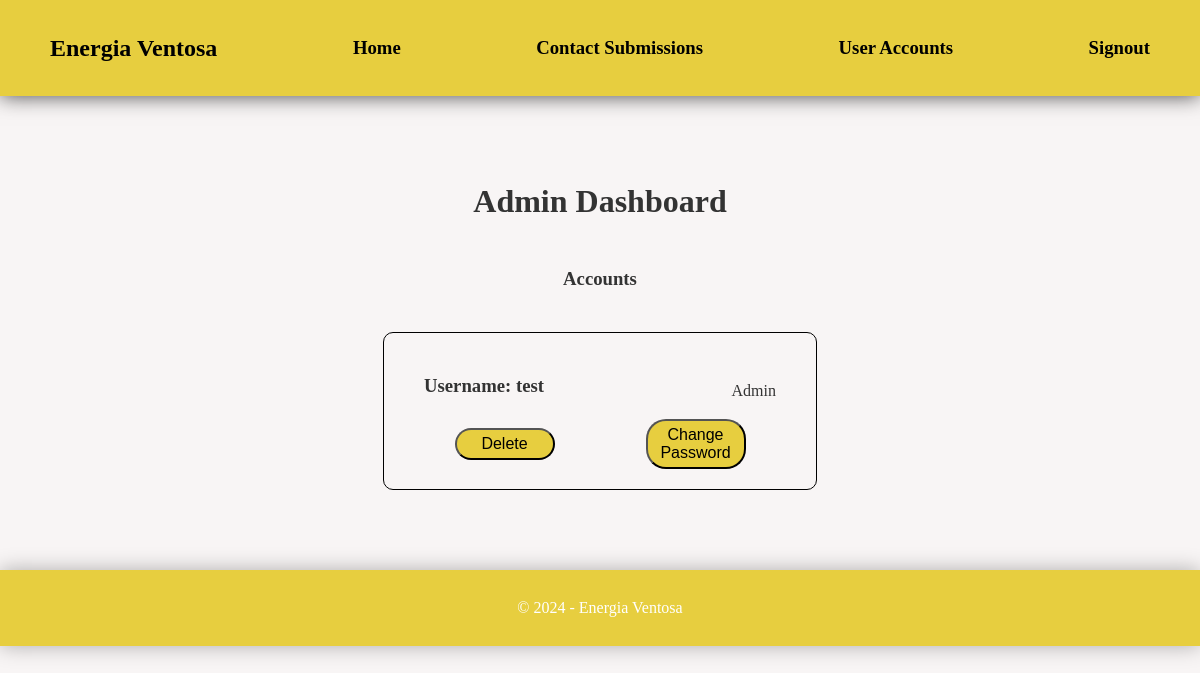
Before: /accounts (signed in) with the older database file.
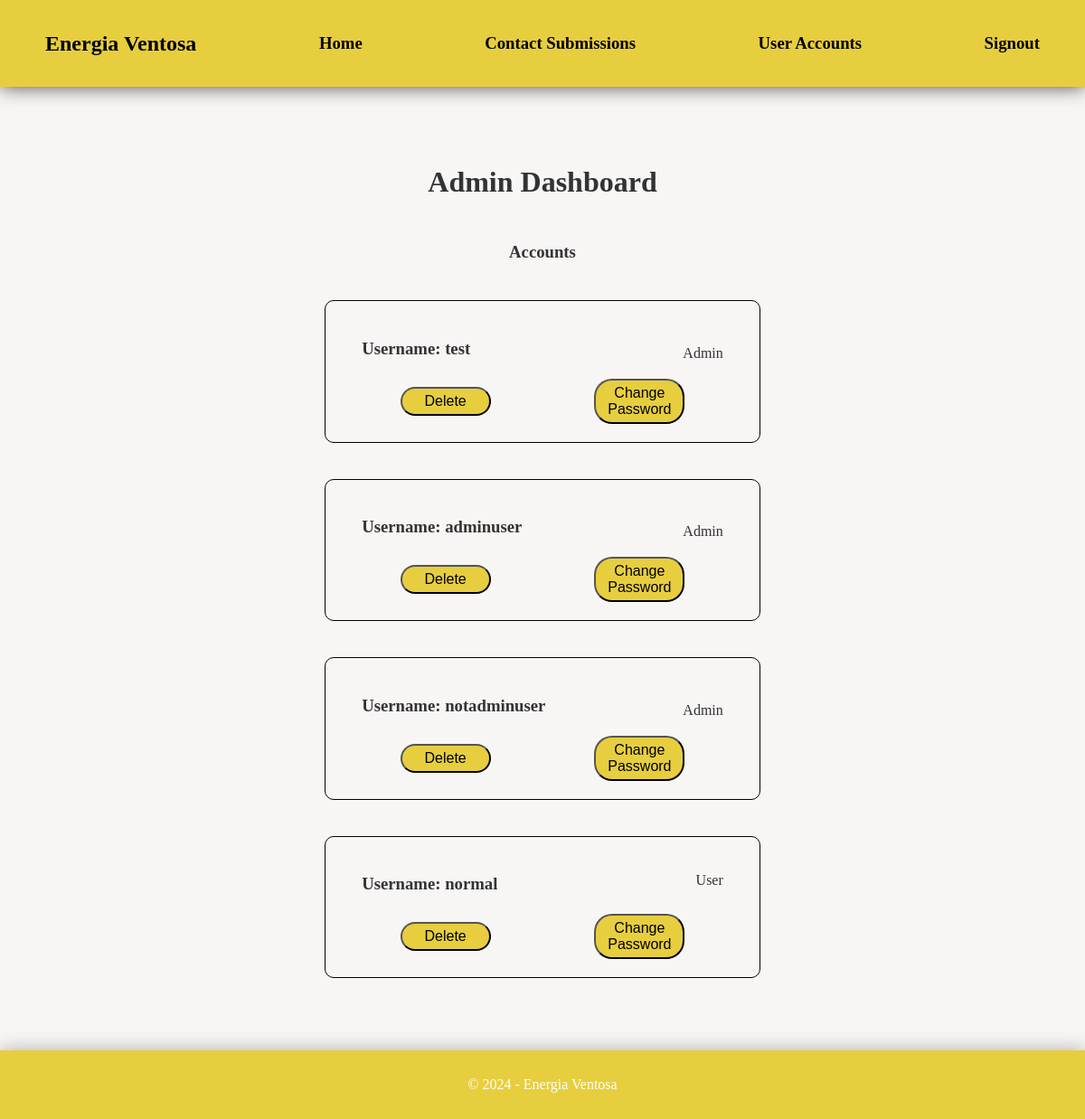
After: the same page with the newer database file.
### database/models.py (models this page shows)
class User(Base):
    __tablename__ = 'users'
    id = Column(Integer, primary_key=True, index=True)
    username = Column(String(50), nullable=False, unique=True)
    password = Column(String(60), nullable=False)
    is_admin = Column(Boolean, default=False)

### main.py (the view)
@app.get("/submissions")
async def get_submissions(request: Request, session = Depends(obtain_session)):
  if 'user' in request.session:
    if db.is_admin(session, request.session['user']):
      submissions = db.get_forms(session)
      return templates.TemplateResponse('submissions.html', {'request': request, 'submissions': submissions})
    else:
      return RedirectResponse(url='/', status_code=303)
  else:
    return RedirectResponse(url='/', status_code=303)

### templates/accounts.html (shortened to what this page needs)
<!DOCTYPE html>
<html lang="en">
<head>
  <link rel="stylesheet" type="text/css" href="../static/all.css">
</head>
<body>
  <nav style="background-color: #e7ce3f; padding: 10px; box-shadow: 0 0 20px #000000b7; z-index: 0;">
    <div style="display: flex; justify-content: space-between; flex-direction: row; align-items: center; gap: 10px; padding: 0px 40px">
      <a style="text-decoration: none; color: black;" href="/">
        <h1>
          Energia Ventosa
        </h1>
      </a>
        <h3>
          <a style="text-decoration: none; color: black;" href="/">
            Home
          </a>
        </h3>
        <h3>
          <a style="text-decoration: none; color: black;" href="/submissions">
            Contact Submissions
          </a>
        </h3>
        <h3>
          <a style="text-decoration: none; color: black;" href="/accounts">
            User Accounts
          </a>
        </h3>
        <h3>
          <a style="text-decoration: none; color: black;" href="/signout">
            Signout
          </a>
        </h3>
    </div>
  </nav>
  <div class="centering_container">
    <div style="display: flex; flex-direction: column; align-items: center;">
      <h1>Admin Dashboard</h1>
    {% if accounts.length == 0 %}
      <h3>Something went wrong!</h3>
    {% else %}
      <h3>Accounts</h3>
    {% endif %}
    {% for account in accounts %}
      <div class="contact" style="margin: 20px; padding: 20px 40px; border: 1px solid black; border-radius: 10px; display: flex; flex-direction: column; width: 100%">
        <div style="display:flex; flex-direction: row; gap: 30px; justify-content:space-between; width: 100%">
          <h3>Username: {{ account.username }}</h3>
          {% if account.is_admin == 1 %}
          <p style="align-self:end">Admin</p>
          {% else %}
          <p>User</p>
          {% endif %}
        </div>
        <div style="display:flex; flex-direction: row; gap: 30px; justify-content:space-around; width: 100%">
          <button style="padding: 5px 0px; background-color: #e7ce3f; width: 100px; align-self: center; border-radius: 20px">
            <p style="font-size: 16px; margin: 0px; font-weight: 500;">
              Delete
            </p>
          </button>
          <button style="padding: 5px 0px; background-color: #e7ce3f; width: 100px; align-self: center; border-radius: 20px">
            <p style="font-size: 16px; margin: 0px; font-weight: 500;">
              Change Password
            </p>
          </button>
        </div>
      </div>
    {% endfor %}
    </div>
  </div>
  {% if accounts.lenth == 3 %}
  <footer style="position: absolute; bottom:0">
  {% else %}
  <footer>
  {% endif %}
    <p>
      &copy; 2024 - Energia Ventosa
    </p>
  </footer>
</body>
</html>

Changed rows visible on the page:
added User: username "adminuser", shows "Admin"
added User: username "notadminuser", shows "Admin"
added User: username "normal", shows "User"
